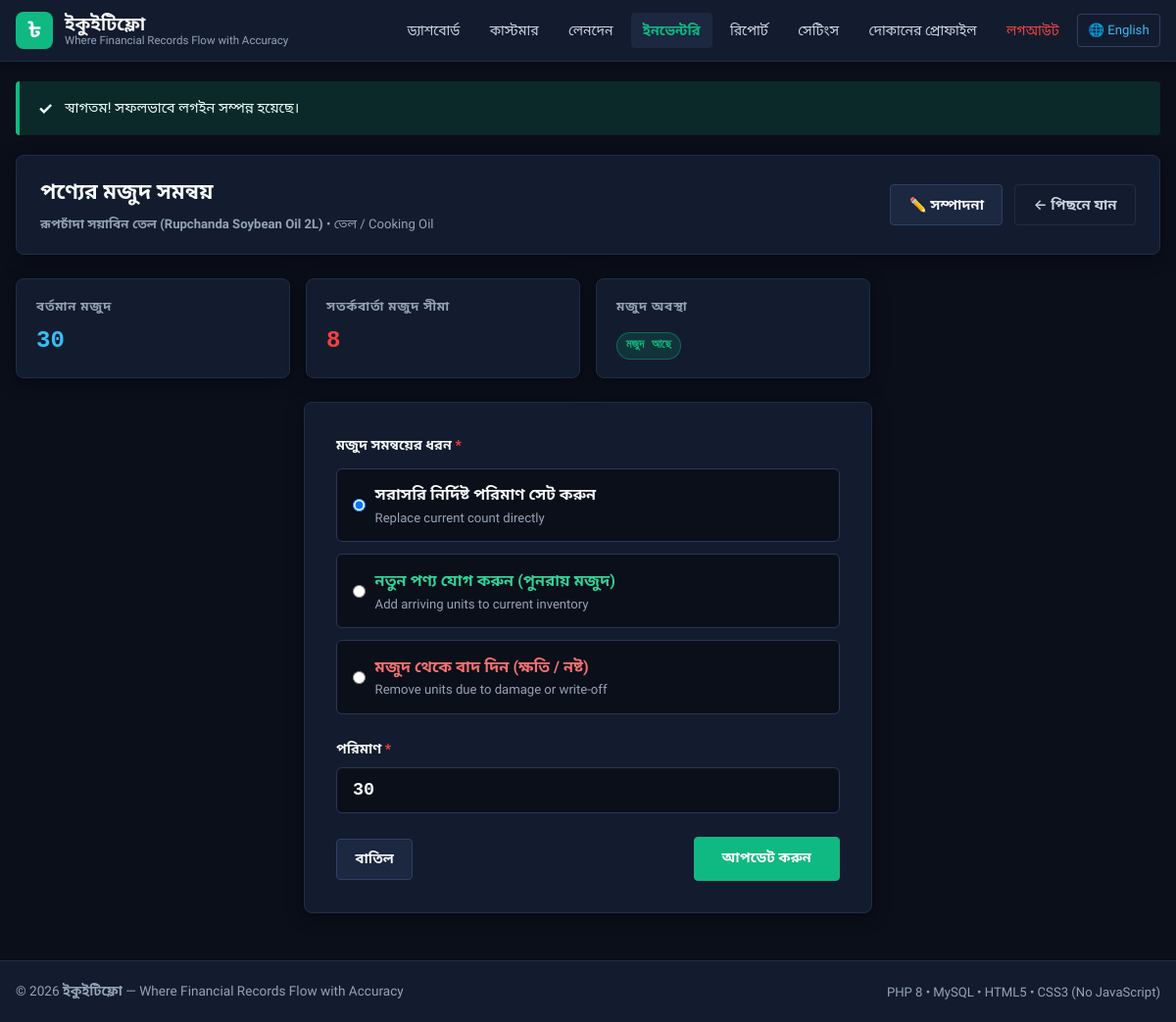
Screenshot of /index.php?page=inventory&action=stock&id=2 (signed in) with the database file from the repository.
### tables this page shows
CREATE TABLE `products` (
    `prod_id` INT UNSIGNED AUTO_INCREMENT PRIMARY KEY,
    `user_id` INT UNSIGNED NOT NULL,
    `name` VARCHAR(150) NOT NULL,
    `category` VARCHAR(100) NOT NULL,
    `retail_price` DECIMAL(12,2) NOT NULL DEFAULT 0.00,
    `cost_price` DECIMAL(12,2) NOT NULL DEFAULT 0.00,
    `stock` DECIMAL(12,2) NOT NULL DEFAULT 0.00,
    `min_stock` DECIMAL(12,2) NOT NULL DEFAULT 5.00,
    `created_at` DATETIME NOT NULL DEFAULT CURRENT_TIMESTAMP,
    UNIQUE KEY `uq_user_product_name` (`user_id`, `name`),
    INDEX `idx_products_user_id` (`user_id`),
    INDEX `idx_products_category` (`category`),
    CONSTRAINT `fk_products_user`
        FOREIGN KEY (`user_id`) REFERENCES `users` (`user_id`)
        ON UPDATE CASCADE ON DELETE CASCADE
);

### config/lang.php (called while the page is built, shortened)
<?php
function get_current_lang(): string
{
    $lang = $_SESSION['lang'] ?? 'bn';
    return in_array($lang, ['bn', 'en'], true) ? $lang : 'bn';
}
function load_language_dict(string $langCode): array
{
    if (isset($GLOBALS['_lang_cache'][$langCode])) {
        return $GLOBALS['_lang_cache'][$langCode];
    }
    $filePath = __DIR__ . '/../lang/' . $langCode . '.php';
    if (file_exists($filePath)) {
        $dict = require $filePath;
        if (is_array($dict)) {
            return $dict;
        }
    }
    return [];
}
function t(string $key, array $replace = []): string
{
    $activeLang = get_current_lang();
    $activeDict = load_language_dict($activeLang);
    if (isset($activeDict[$key]) && is_string($activeDict[$key])) {
        $text = $activeDict[$key];
    }
    return $text;
}

### models/Product.php (called while the page is built, shortened)
<?php
class Product
{
    public static function computeStatus(float|int $stock, float|int $minStock): array
    {
        return [
            'key'         => 'status_in_stock',
            'badge_class' => 'badge-green',
        ];
    }
    public static function computeProfitMetrics(float $retailPrice, float $costPrice): array
    {
        $profit = round($retailPrice - $costPrice, 2);
        $isLoss = ($retailPrice < $costPrice);
        if ($retailPrice > 0.0) {
            $margin = round(($profit / $retailPrice) * 100.0, 2);
        } else {
            $margin = 0.0;
        }
        return [
            'profit_per_unit' => $profit,
            'margin_pct'      => $margin,
            'is_loss'         => $isLoss,
        ];
    }
    public static function findById(int $prodId, int $userId): array|false
    {
        $pdo  = Database::getConnection();
        $stmt = $pdo->prepare('SELECT * FROM products WHERE prod_id = :id AND user_id = :uid LIMIT 1');
        $stmt->execute([':id' => $prodId, ':uid' => $userId]);
        $row = $stmt->fetch();
        if ($row) {
            $row['status_info']    = self::computeStatus((int)$row['stock'], (int)$row['min_stock']);
            $row['profit_metrics'] = self::computeProfitMetrics((float)$row['retail_price'], (float)$row['cost_price']);
        }
        return $row;
    }
}

### views/products/stock.php (the view, shortened to what this page needs)
<?php
$statusInfo = $product['status_info'];
$statusLabel = t($statusInfo['key']);
$badgeClass  = $statusInfo['badge_class'];
?>
<div class="card" style="padding: 1.25rem 1.5rem; margin-bottom: 1.5rem;">
    <div class="d-flex flex-wrap justify-between align-center gap-1">
        <div>
            <h1 style="font-size: 1.35rem; font-weight: 700; margin: 0;">
                <?= e(t('product_stock_title')) ?>
            </h1>
            <p class="text-muted text-sm" style="margin-top: .25rem;">
                <strong><?= e($product['name']) ?></strong> &bull; <?= e($product['category']) ?>
            </p>
        </div>
        <div class="d-flex gap-1">
            <a href="index.php?page=inventory&amp;action=edit&amp;id=<?= (int)$product['prod_id'] ?>" class="btn btn-secondary">
                ✏️ <?= e(t('btn_edit')) ?>
            </a>
            <a href="index.php?page=inventory" class="btn btn-ghost">
                &larr; <?= e(t('btn_back')) ?>
            </a>
        </div>
    </div>
</div>
<div class="grid-stats" style="margin-bottom: 1.5rem;">
    <div class="stat-card">
        <span class="stat-label"><?= e(t('label_stock')) ?></span>
        <span class="stat-value total">
            <?= (int)$product['stock'] ?>
        </span>
    </div>
    <div class="stat-card">
        <span class="stat-label"><?= e(t('label_min_stock')) ?></span>
        <span class="stat-value due">
            <?= (int)$product['min_stock'] ?>
        </span>
    </div>
    <div class="stat-card">
        <span class="stat-label"><?= e(t('product_status')) ?></span>
        <span class="stat-value" style="font-size: 1.15rem; margin-top: 0.25rem;">
            <span class="badge <?= $badgeClass ?>">
                <?= e($statusLabel) ?>
            </span>
        </span>
    </div>
</div>
<div class="card" style="max-width: 580px; margin: 0 auto; padding: 2rem;">
    <form method="POST" action="index.php?page=inventory&amp;action=stock&amp;id=<?= (int)$product['prod_id'] ?>" novalidate>
        <div class="form-group" style="margin-bottom: 1.5rem;">
            <label class="form-label" style="display: block; margin-bottom: 0.75rem; font-weight: 600;">
                <?= e(t('label_stock_change')) ?> <span style="color: var(--accent-danger, #ef4444); font-weight: bold;">*</span>
            </label>
            <div style="display: flex; flex-direction: column; gap: 0.75rem;">
                <label style="display: flex; align-items: center; gap: 0.6rem; padding: 0.85rem 1rem; border: 1px solid var(--border-color, #2a3754); border-radius: 6px; background-color: var(--bg-base, #0b0f19); cursor: pointer;">
                    <input type="radio" name="stock_action" value="set" checked required>
                    <div>
                        <strong><?= e(t('stock_action_set')) ?></strong>
                        <div class="text-muted text-sm">Replace current count directly</div>
                    </div>
                </label>
                <label style="display: flex; align-items: center; gap: 0.6rem; padding: 0.85rem 1rem; border: 1px solid var(--border-color, #2a3754); border-radius: 6px; background-color: var(--bg-base, #0b0f19); cursor: pointer;">
                    <input type="radio" name="stock_action" value="add" required>
                    <div>
                        <strong style="color: #34d399;"><?= e(t('stock_action_add')) ?></strong>
                        <div class="text-muted text-sm">Add arriving units to current inventory</div>
                    </div>
                </label>
                <label style="display: flex; align-items: center; gap: 0.6rem; padding: 0.85rem 1rem; border: 1px solid var(--border-color, #2a3754); border-radius: 6px; background-color: var(--bg-base, #0b0f19); cursor: pointer;">
                    <input type="radio" name="stock_action" value="subtract" required>
                    <div>
                        <strong style="color: #f87171;"><?= e(t('stock_action_subtract')) ?></strong>
                        <div class="text-muted text-sm">Remove units due to damage or write-off</div>
                    </div>
                </label>
            </div>
        </div>
        <div class="form-group" style="margin-bottom: 1.5rem;">
            <label class="form-label" for="quantity" style="display: block; margin-bottom: 0.5rem; font-weight: 600;">
                <?= e(t('label_quantity')) ?> <span style="color: var(--accent-danger, #ef4444); font-weight: bold;">*</span>
            </label>
            <input type="number"
                   name="quantity"
                   id="quantity"
                   step="1"
                   min="0"
                   required
                   value="<?= (int)$product['stock'] ?>"
                   class="form-control"
                   style="width: 100%; padding: 0.75rem 1rem; border-radius: 6px; background-color: var(--bg-base, #0b0f19); color: var(--text-primary, #f8fafc); border: 1px solid var(--border-color, #2a3754); font-family: ui-monospace, SFMono-Regular, monospace; font-size: 1.15rem; font-weight: 700;">
        </div>
        <div class="d-flex justify-between align-center" style="margin-top: 1.5rem;">
            <a href="index.php?page=inventory" class="btn btn-secondary">
                <?= e(t('btn_cancel')) ?>
            </a>
            <button type="submit" class="btn btn-primary" style="padding: 0.75rem 1.75rem;">
                <?= e(t('btn_update')) ?>
            </button>
        </div>
    </form>
</div>

### assets/css/style.css (style rules this page uses)
:root { --bg-page: #0b0f1a; --bg-surface: #131c2e; --bg-elevated: #1c2740; --bg-hover: #243354; --border-dim: #1f2d47; --border-mid: #2e4068; --border-focus: #38bdf8; --text-high: #f8fafc; --text-mid: #cbd5e1; --text-low: #94a3b8; --brand: #10b981; --brand-dark: #059669; --clr-green: #10b981; --clr-green-bg: rgba(16, 185, 129, 0.15); --clr-green-border: rgba(16, 185, 129, 0.40); --clr-amber: #f59e0b; --clr-amber-bg: rgba(245, 158, 11, 0.15); --clr-amber-border: rgba(245, 158, 11, 0.40); --clr-red: #ef4444; --clr-red-dark: #dc2626; --clr-red-bg: rgba(239, 68, 68, 0.15); --clr-red-border: rgba(239, 68, 68, 0.40); --clr-blue: #38bdf8; --clr-blue-bg: rgba(56, 189, 248, 0.15); --clr-blue-border: rgba(56, 189, 248, 0.40); --r-sm: 4px; --r-md: 8px; --r-lg: 12px; --r-pill: 999px; --shadow-card: 0 4px 18px rgba(0, 0, 0, 0.45); --shadow-pop: 0 10px 32px rgba(0, 0, 0, 0.65); --font-body: 'Hind Siliguri', 'SolaimanLipi', 'Noto Sans Bengali', -apple-system, BlinkMacSystemFont, 'Segoe UI', Roboto, Helvetica, Arial, sans-serif; --font-mono: ui-monospace, 'Cascadia Code', 'Fira Code', SFMono-Regular, Menlo, Consolas, monospace; }
*, *::before, *::after { box-sizing: border-box; margin: 0; padding: 0; }
html { font-size: 16px; scroll-behavior: smooth; max-width: 100%; overflow-x: hidden; }
body { background-color: var(--bg-page); color: var(--text-high); font-family: var(--font-body); font-size: 1rem; line-height: 1.6; min-height: 100vh; display: flex; flex-direction: column; max-width: 100%; overflow-x: hidden; }
.grid-stats { display: grid; gap: 1rem; grid-template-columns: 1fr; }
@media (min-width: 480px) { .grid-stats { grid-template-columns: repeat(2, 1fr); } }
@media (min-width: 900px) { .grid-stats { grid-template-columns: repeat(4, 1fr); } }
.stat-card { background: var(--bg-surface); border: 1px solid var(--border-dim); border-radius: var(--r-md); padding: 1.1rem 1.25rem; box-shadow: var(--shadow-card); display: flex; flex-direction: column; justify-content: space-between; }
.stat-label { font-size: 0.82rem; font-weight: 600; text-transform: uppercase; letter-spacing: 0.05em; color: var(--text-low); margin-bottom: 0.35rem; }
.stat-value { font-family: var(--font-mono); font-size: 1.5rem; font-weight: 700; color: var(--text-high); }
.stat-value.due { color: var(--clr-red); }
.stat-value.total { color: var(--clr-blue); }
.card { background: var(--bg-surface); border: 1px solid var(--border-dim); border-radius: var(--r-md); box-shadow: var(--shadow-card); margin-bottom: 1.5rem; }
.btn { display: inline-flex; align-items: center; justify-content: center; gap: 0.5rem; padding: 0.55rem 1.15rem; border-radius: var(--r-sm); font-family: inherit; font-size: 0.9rem; font-weight: 600; text-decoration: none; cursor: pointer; border: 1px solid transparent; transition: background 0.15s, border-color 0.15s, opacity 0.15s; white-space: nowrap; }
.btn-primary { background: var(--brand); color: #ffffff; border-color: var(--brand); }
.btn-secondary { background: var(--bg-elevated); color: var(--text-high); border-color: var(--border-mid); }
.btn-ghost { background: transparent; color: var(--text-mid); border-color: var(--border-dim); }
.form-group { margin-bottom: 1.15rem; }
.form-label { display: block; margin-bottom: 0.35rem; font-size: 0.88rem; font-weight: 600; color: var(--text-high); }
.form-control, input[type="text"], input[type="email"], input[type="password"], input[type="number"], input[type="date"], select, textarea { width: 100%; padding: 0.55rem 0.85rem; background: var(--bg-elevated); border: 1px solid var(--border-dim); border-radius: var(--r-sm); color: var(--text-high); font-family: inherit; font-size: 0.95rem; transition: border-color 0.15s, box-shadow 0.15s; }
.badge { display: inline-flex; align-items: center; gap: 0.35rem; padding: 0.2rem 0.55rem; border-radius: var(--r-pill); font-size: 0.78rem; font-weight: 600; white-space: nowrap; }
.badge-green { background: var(--clr-green-bg); border: 1px solid var(--clr-green-border); color: var(--clr-green); }
.d-flex { display: flex; }
.flex-wrap { flex-wrap: wrap; }
.align-center { align-items: center; }
.justify-between { justify-content: space-between; }
.gap-1 { gap: 0.75rem; }
.text-muted { color: var(--text-low); }
.text-sm { font-size: 0.82rem; }

### rows the page displays
products: name "রূপচাঁদা সয়াবিন তেল (Rupchanda Soybean Oil 2L)", category "তেল / Cooking Oil", stock "30", min_stock "8", quantity "30"

### other values shown
t('currency_symbol') "৳"
t('app_name') "ইকুইটিফ্লো"
t('app_tagline') "Where Financial Records Flow with Accuracy"
t('nav_dashboard') "ড্যাশবোর্ড"
t('nav_customers') "কাস্টমার"
t('nav_transactions') "লেনদেন"
t('nav_inventory') "ইনভেন্টরি"
t('nav_reports') "রিপোর্ট"
t('nav_settings') "সেটিংস"
t('profile') "দোকানের প্রোফাইল"
t('sign_out') "লগআউট"
t('toggle_language') "English"
$icon "✓"
$msg "স্বাগতম! সফলভাবে লগইন সম্পন্ন হয়েছে।"
t('product_stock_title') "পণ্যের মজুদ সমন্বয়"
